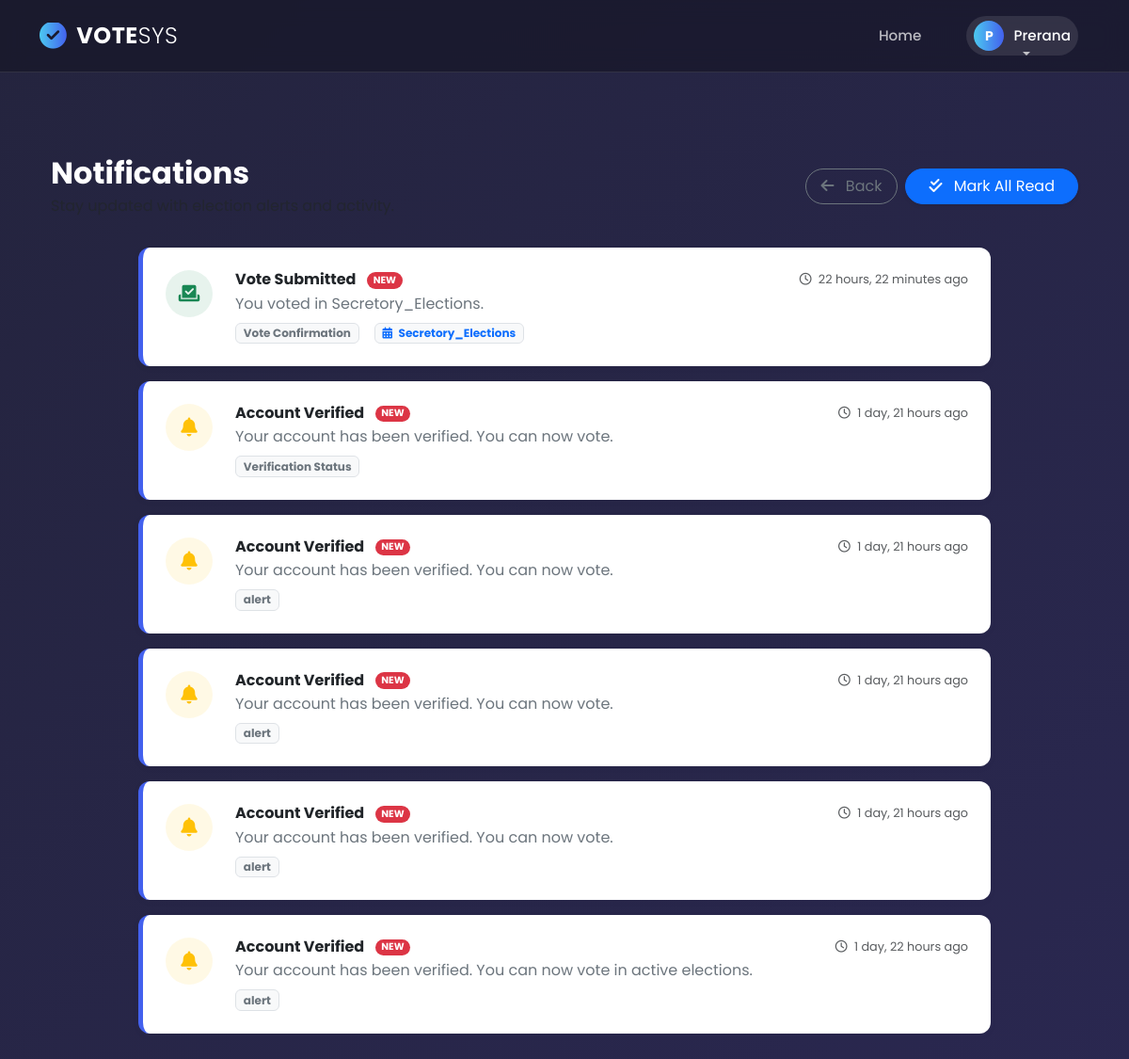
The app's page /users/voter/notifications/ (signed in) with its own data.
### users/models.py (models this page shows, shortened)
class CustomUser(AbstractBaseUser, PermissionsMixin):
    ROLE_CHOICES = [
        ("admin", "Admin"),
        ("voter", "Voter"),
        ("candidate", "Candidate"),
    ]
    user_id = models.AutoField(primary_key=True)
    username = models.CharField(max_length=150, unique=True)
    full_name = models.CharField(max_length=255, blank=True, null=True)
    email = models.EmailField(unique=True)
    role = models.CharField(max_length=20, choices=ROLE_CHOICES, default="voter")
    is_admin_approved = models.BooleanField(default=False)
    is_active = models.BooleanField(default=True)
    is_staff = models.BooleanField(default=False)
    created_at = models.DateTimeField(auto_now_add=True)
    objects = CustomUserManager()
    USERNAME_FIELD = "username"
    REQUIRED_FIELDS = ["email"]

class Notification(models.Model):
    NOTIFICATION_TYPE_CHOICES = [
        ("registration", "Registration"),
        ("verification", "Verification Status"),
        ("election_open", "Election Open"),
        ("election_reminder", "Election Reminder"),
        ("vote_confirmation", "Vote Confirmation"),
        ("results_available", "Results Available"),
        ("system", "System Alert"),
    ]
    voter = models.ForeignKey(
        Voter, on_delete=models.CASCADE, related_name="notifications"
    )
    title = models.CharField(max_length=255)
    message = models.TextField()
    notification_type = models.CharField(
        max_length=30, choices=NOTIFICATION_TYPE_CHOICES, default="system"
    )
    is_read = models.BooleanField(default=False)
    created_at = models.DateTimeField(auto_now_add=True)
    election = models.ForeignKey(
        Election, on_delete=models.SET_NULL, null=True, blank=True
    )
    class Meta:
        ordering = ["-created_at"]

### elections/models.py (models this page shows, shortened)
class Election(models.Model):
    ELECTION_TYPES = [
        ('single', 'Single Winner'),
        ('multi', 'Multi Winner'),
        ('referendum', 'Referendum'),
    ]
    title = models.CharField(max_length=200)
    description = models.TextField(blank=True)
    election_type = models.CharField(max_length=30, choices=ELECTION_TYPES, default='single')
    start_date = models.DateTimeField()
    end_date = models.DateTimeField()
    is_active = models.BooleanField(default=False)
    created_at = models.DateTimeField(auto_now_add=True)
    results_published = models.BooleanField(default=False, help_text="Check this to make results visible to voters")
    class Meta:
        ordering = ['-created_at']

### users/views.py (the view)
# urls.py: path('voter/notifications/', views.voter_notifications, name='voter_notifications'),
def voter_notifications(request):
    if not request.user.is_authenticated:
        return redirect('login')
    try:
        voter = Voter.objects.get(user=request.user)
    except Voter.DoesNotExist:
        return redirect('voter_register')
    notifications = Notification.objects.filter(voter=voter).order_by('-created_at')
    if request.method == 'POST':
        Notification.objects.filter(voter=voter, is_read=False).update(is_read=True)
        messages.success(request, 'Notifications marked as read.')
        return redirect('voter_notifications')
    paginator = Paginator(notifications, 20)
    page_obj = paginator.get_page(request.GET.get('page', 1))
    return render(request, 'voter/notifications.html', {
        'voter': voter, 'notifications': page_obj, 'page_obj': page_obj
    })

### users/templates/voter/notifications.html (shortened to what this page needs)
{% extends 'base.html' %}
{% load static %}
{% block content %}
<link rel="stylesheet" href="https://cdnjs.cloudflare.com/ajax/libs/font-awesome/6.4.0/css/all.min.css">
<div class="container py-5">
    <div class="header-actions">
        <div>
            <h2 class="fw-bold mb-1">Notifications</h2>
            <p class="text-muted mb-0">Stay updated with election alerts and activity.</p>
        </div>
        <div class="d-flex gap-2">
            <a href="{% url 'voter_profile' %}" class="btn btn-outline-secondary rounded-pill px-3">
                <i class="fas fa-arrow-left me-2"></i> Back
            </a>
            {% if notifications %}
                <form method="post" class="d-inline">
                    <button type="submit" class="btn btn-primary rounded-pill px-4 shadow-sm">
                        <i class="fas fa-check-double me-2"></i> Mark All Read
                    </button>
                </form>
            {% endif %}
        </div>
    </div>
    <div class="row justify-content-center">
        <div class="col-lg-10">
            {% if notifications %}
                {% for notif in notifications %}
                <div class="card notification-card p-4 {% if not notif.is_read %}notif-unread{% else %}notif-read{% endif %}">
                    <div class="d-flex align-items-start">
                        <div class="notif-icon-box me-4
                            {% if 'Vote' in notif.title %}icon-bg-success
                            {% elif 'Election' in notif.title %}icon-bg-primary
                            {% else %}icon-bg-warning{% endif %}">
                            {% if 'Vote' in notif.title %}
                                <i class="fas fa-vote-yea"></i>
                            {% elif 'Election' in notif.title %}
                                <i class="fas fa-bullhorn"></i>
                            {% else %}
                                <i class="fas fa-bell"></i>
                            {% endif %}
                        </div>
                        <div class="flex-grow-1">
                            <div class="d-flex justify-content-between align-items-center mb-1">
                                <h6 class="notif-title mb-0">
                                    {{ notif.title }}
                                    {% if not notif.is_read %}
                                        <span class="badge bg-danger rounded-pill ms-2" style="font-size: 0.65rem; vertical-align: middle;">NEW</span>
                                    {% endif %}
                                </h6>
                                <small class="text-muted" style="font-size: 0.8rem;">
                                    <i class="far fa-clock me-1"></i> {{ notif.created_at|timesince }} ago
                                </small>
                            </div>
                            <p class="mb-2 text-secondary">{{ notif.message }}</p>
                            <div class="d-flex align-items-center gap-3">
                                <span class="badge bg-light text-secondary border">
                                    {{ notif.get_notification_type_display }}
                                </span>
                                {% if notif.election %}
                                    <span class="badge bg-light text-primary border">
                                        <i class="fas fa-calendar-alt me-1"></i> {{ notif.election.title }}
                                    </span>
                                {% endif %}
                            </div>
                        </div>
                    </div>
                </div>
                {% endfor %}
            {% endif %}
        </div>
    </div>
</div>
{% endblock %}

### users/templates/base.html (shortened to what this page needs)
{% load static %}
<!DOCTYPE html>
<html lang="en">
<head>
    <link rel="stylesheet" href="https://cdnjs.cloudflare.com/ajax/libs/font-awesome/6.4.0/css/all.min.css">
    <link href="https://cdn.jsdelivr.net/npm/bootstrap@5.3.0/dist/css/bootstrap.min.css" rel="stylesheet">
</head>
<body>
    <nav class="navbar navbar-expand-lg glass-navbar">
        <div class="container">
            <a class="navbar-brand" href="{% url 'users_home' %}">
                <i class="fas fa-check-circle"></i> VOTE<span style="font-weight: 300;">SYS</span>
            </a>
            <div class="collapse navbar-collapse" id="navbarContent">
                <ul class="navbar-nav ms-auto align-items-center">
                    <li class="nav-item">
                        <a class="nav-link" href="{% url 'users_home' %}">Home</a>
                    </li>
                    {% if user.is_authenticated %}
                        <li class="nav-item dropdown ms-lg-3">
                            <a class="nav-link dropdown-toggle user-pill" href="#" id="userDropdown" role="button" data-bs-toggle="dropdown" aria-expanded="false">
                                <div class="user-avatar">
                                    {{ user.username|slice:":1"|upper }}
                                </div>
                                <span class="text-white">{{ user.username }}</span>
                            </a>
                        </li>
                    {% endif %}
                </ul>
            </div>
        </div>
    </nav>
    <div class="container mt-3 main-content">
        {% block content %}{% endblock %}
    </div>
</body>
</html>

### users/templates/base.html (style rules this page uses)
:root { --primary-grad: linear-gradient(90deg, #4cc9f0, #4361ee); --glass-bg: rgba(20, 20, 35, 0.6); --glass-border: 1px solid rgba(255, 255, 255, 0.1); --text-color: #ffffff; --text-muted: rgba(255, 255, 255, 0.7); }
body { font-family: 'Poppins', sans-serif; background: linear-gradient(-45deg, #0f0c29, #302b63, #24243e); background-size: 400% 400%; animation: gradientBG 15s ease infinite; min-height: 100vh; color: var(--text-color); display: flex; flex-direction: column; }
.glass-navbar { background: var(--glass-bg); backdrop-filter: blur(12px); -webkit-backdrop-filter: blur(12px); border-bottom: var(--glass-border); padding: 15px 0; position: sticky; top: 0; z-index: 1000; transition: all 0.3s ease; }
.navbar-brand { font-weight: 700; font-size: 1.5rem; color: #fff !important; letter-spacing: 0.5px; display: flex; align-items: center; }
.navbar-brand i { background: var(--primary-grad); -webkit-background-clip: text; -webkit-text-fill-color: transparent; font-size: 1.8rem; margin-right: 10px; }
.nav-link { color: var(--text-muted) !important; font-weight: 500; font-size: 0.95rem; margin: 0 12px; position: relative; transition: 0.3s; }
.nav-link::after { content: ''; position: absolute; width: 0; height: 2px; bottom: 0; left: 50%; background: var(--primary-grad); transition: all 0.3s ease-in-out; transform: translateX(-50%); }
.user-pill { display: flex; align-items: center; background: rgba(255,255,255,0.1); padding: 5px 15px 5px 5px; border-radius: 30px; transition: 0.3s; }
.user-avatar { width: 32px; height: 32px; background: var(--primary-grad); border-radius: 50%; display: flex; align-items: center; justify-content: center; margin-right: 10px; font-size: 14px; color: white; font-weight: bold; }
.main-content { flex: 1; padding-bottom: 50px; }

### users/templates/voter/notifications.html (style rules this page uses)
.header-actions { display: flex; justify-content: space-between; align-items: center; margin-bottom: 2rem; }
.notification-card { border: none; border-radius: 12px; background: #fff; margin-bottom: 1rem; transition: all 0.2s ease-in-out; box-shadow: 0 2px 10px rgba(0,0,0,0.03); border-left: 5px solid transparent; position: relative; overflow: hidden; }
.notif-unread { border-left-color: #4361ee; background-color: #fff; }
.notif-unread .notif-title { font-weight: 700; color: #212529; }
.notif-icon-box { width: 50px; height: 50px; border-radius: 50%; display: flex; align-items: center; justify-content: center; font-size: 1.25rem; flex-shrink: 0; }
.icon-bg-success { background: rgba(25, 135, 84, 0.1); color: #198754; }
.icon-bg-warning { background: rgba(255, 193, 7, 0.1); color: #ffc107; }

### records on screen
CustomUser: username "P", username "Prerana"
Notification: title "Vote Submitted", is_read "NEW", created_at "22 hours, 22 minutes", message "You voted in Secretory_Elections.", notification_type "Vote Confirmation", election "Secretory_Elections"
Notification: title "Account Verified", is_read "NEW", created_at "1 day, 21 hours", message "Your account has been verified. You can now vote.", notification_type "Verification Status"
Notification: title "Account Verified", is_read "NEW", created_at "1 day, 21 hours", message "Your account has been verified. You can now vote.", notification_type "alert"
Notification: title "Account Verified", is_read "NEW", created_at "1 day, 21 hours", message "Your account has been verified. You can now vote.", notification_type "alert"
Notification: title "Account Verified", is_read "NEW", created_at "1 day, 21 hours", message "Your account has been verified. You can now vote.", notification_type "alert"
Notification: title "Account Verified", is_read "NEW", created_at "1 day, 22 hours", message "Your account has been verified. You can now vote in active elections.", notification_type "alert"
